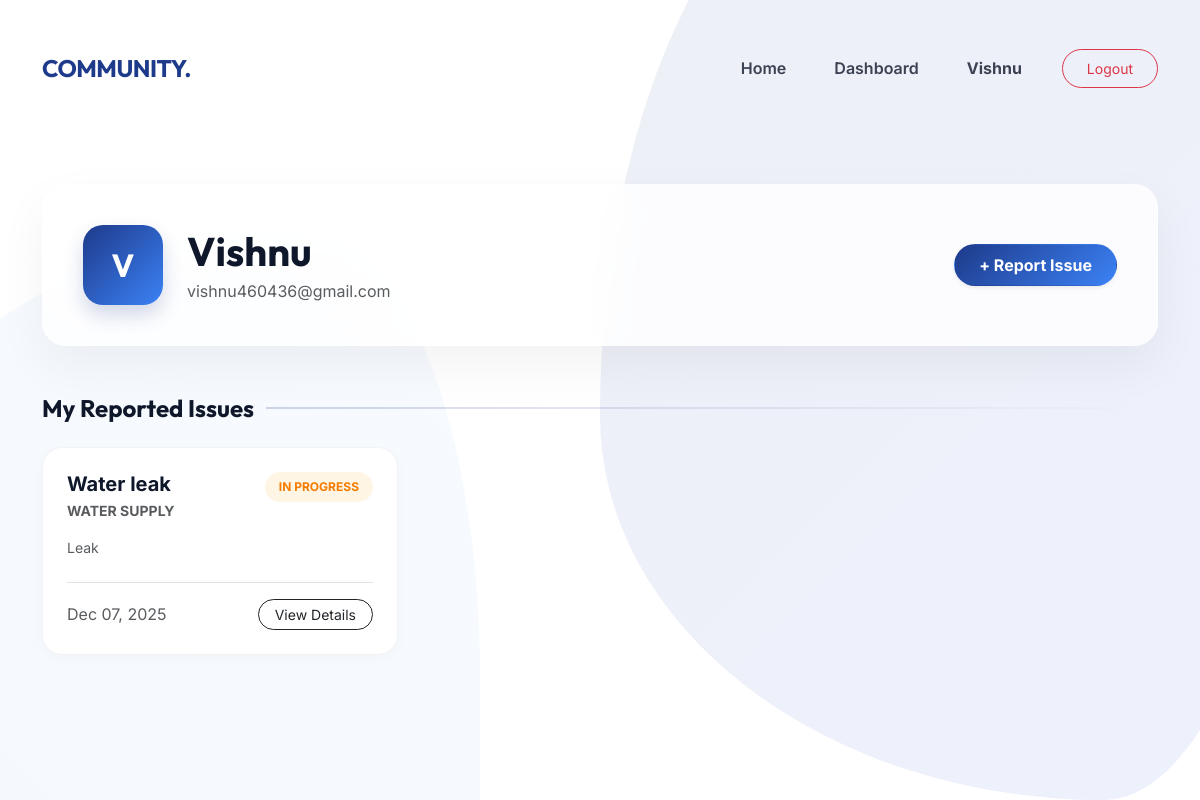
Screenshot of /profile/ (signed in) with the database file from the repository.
### userapp/models.py (models this page shows, shortened)
class CustomUser(AbstractUser):
    ROLE_CHOICES = (
        ('admin', 'Admin'),
        ('user', 'User'),
    )
    role = models.CharField(
        max_length=10,
        choices=ROLE_CHOICES,
        default='user'
    )

class IssueReport(models.Model):
    CHOICE = [
        ('pwd', 'Road Issue / PWD'),
        ('water', 'Water Authority'),
        ('kseb', 'Electricity / KSEB'),
        ('police', 'Police Station'),
        ('other', 'Other'),
    ]
    user = models.ForeignKey(CustomUser, on_delete=models.CASCADE)
    title = models.CharField(max_length=200)
    category = models.CharField(max_length=100, choices=CHOICE, null=True, blank=True)
    latitude = models.FloatField(null=True, blank=True)
    longitude = models.FloatField(null=True, blank=True)
    address = models.CharField(max_length=255, null=True, blank=True)
    contry = models.CharField(max_length=100,  null=True, blank=True)
    state = models.CharField(max_length=100, null=True, blank=True)
    city = models.CharField(max_length=100, null=True, blank=True)
    landmark = models.CharField(max_length=255, null=True, blank=True)
    status = models.CharField(max_length=50,
                              choices=[('Open', 'Open'), ('In Progress', 'In Progress'), ('Closed', 'Closed')],
                             default='Open')
    description = models.TextField()
    image = models.ImageField(upload_to='issue_images/', blank=True, null=True)
    created_at = models.DateTimeField(auto_now_add=True)

### userapp/permission.py (the view)
    def wrapper(request, *args, **kwargs):
        if not request.user.is_authenticated:
            return redirect("/login/")
        return view_func(request, *args, **kwargs)

### userapp/permission.py (called while the page is built)
def login_required(view_func):
    def wrapper(request, *args, **kwargs):
        if not request.user.is_authenticated:
            return redirect("/login/")
        return view_func(request, *args, **kwargs)
    return wrapper

### userapp/views.py (called while the page is built)
@login_required
def profile(request):
    issues = IssueReport.objects.filter(user=request.user).order_by('-created_at')
    return render(request, 'userapp/profile.html', {'issues': issues})

### userapp/templates/userapp/profile.html (shortened to what this page needs)
{% load static %}
<!DOCTYPE html>
<html lang="en">
<head>
    <link href="https://cdn.jsdelivr.net/npm/bootstrap@5.3.2/dist/css/bootstrap.min.css" rel="stylesheet">
</head>
<body>
    <div class="bg-curves">
        <div class="bg-shape-1"></div>
    </div>
    <nav class="navbar navbar-expand-lg">
        <div class="container">
            <a class="navbar-brand" href="/">COMMUNITY<span>.</span></a>
            <div class="navbar" id="navMain">
                <ul class="navbar-nav ms-auto align-items-center">
                    <li class="nav-item"><a class="nav-link" href="/">Home</a></li>
                    {% if user.is_staff or user.is_superuser or user.role == 'admin' %}
                    <li class="nav-item"><a class="nav-link" href="/admin-dashboard/">Dashboard</a></li>
                    {% endif %}
                    <li class="nav-item"><a class="nav-link fw-bold" href="/profile/">{{ user.username }}</a></li>
                    <li class="nav-item ms-lg-3"><a href="/logout/"
                            class="btn btn-sm btn-outline-danger px-4 py-2 rounded-pill">Logout</a></li>
                </ul>
            </div>
        </div>
    </nav>
    <main class="container my-5">
        <div class="profile-card d-flex flex-column flex-md-row align-items-center gap-4">
            <div class="user-avatar">{{ user.username|make_list|first|upper }}</div>
            <div class="text-center text-md-start">
                <h1 class="fw-bold mb-1" style="font-family:var(--font-heading);">{{ user.username }}</h1>
                <p class="text-muted mb-0">{{ user.email }}</p>
            </div>
            <div class="ms-md-auto">
                <a href="/report-issue/" class="btn shadow-sm text-white rounded-pill px-4 py-2"
                    style="background:linear-gradient(135deg,var(--primary),var(--secondary)); text-decoration:none; font-weight:700;">+
                    Report Issue</a>
            </div>
        </div>
        <section>
            <h3 class="section-title">My Reported Issues</h3>
            <div class="row row-cols-1 row-cols-md-2 row-cols-lg-3 g-4">
                {% for issue in issues %}
                <div class="col">
                    <div class="issue-card d-flex flex-column">
                        <div class="d-flex justify-content-between align-items-start mb-3">
                            <div>
                                <h5 class="fw-bold mb-1 text-truncate" style="max-width:150px;">{{ issue.title }}</h5>
                                <div class="text-muted small text-uppercase fw-bold">{{ issue.get_category_display }}
                                </div>
                            </div>
                            {% if issue.status == "Open" %}
                            <span class="status-badge bg-premium-blue">Open</span>
                            {% elif issue.status == "In Progress" %}
                            <span class="status-badge bg-premium-orange">In Progress</span>
                            {% else %}
                            <span class="status-badge bg-premium-green">Closed</span>
                            {% endif %}
                        </div>
                        <p class="text-muted small mb-4 flex-grow-1">{{ issue.description|truncatewords:20 }}</p>
                        <div class="d-flex justify-content-between align-items-center mt-auto border-top pt-3">
                            <span class="text-muted extra-small">{{ issue.created_at|date:"M d, Y" }}</span>
                            <a href="/issue/{{ issue.id }}/" class="btn btn-sm btn-outline-dark rounded-pill px-3">View
                                Details</a>
                        </div>
                    </div>
                </div>
                {% endfor %}
            </div>
        </section>
    </main>
</body>
</html>

### userapp/templates/userapp/profile.html (style rules this page uses)
:root { --primary: #1e3a8a; --secondary: #3b82f6; --dark: #0f172a; --light: #f8fafc; --white: #ffffff; --font-main: 'Inter', sans-serif; --font-heading: 'Outfit', sans-serif; }
body { font-family: var(--font-main); color: var(--dark); background-color: var(--white); overflow-x: hidden; margin: 0; padding: 0; min-height: 100vh; }
.bg-curves { position: fixed; top: 0; right: 0; width: 100%; height: 100vh; z-index: -1; overflow: hidden; }
.bg-shape-1 { position: absolute; top: -20%; right: -10%; width: 60%; height: 120%; background: linear-gradient(135deg, #1e3a8a, #1d4ed8); border-radius: 40% 60% 30% 70% / 60% 30% 70% 40%; opacity: 0.08; animation: drift 20s infinite alternate ease-in-out; }
.navbar { padding: 1.5rem 0; background: transparent !important; transition: all 0.3s ease; }
.navbar-brand { font-family: var(--font-heading); font-weight: 700; font-size: 1.5rem; color: var(--primary) !important; letter-spacing: -0.02em; }
.nav-link { font-weight: 600; color: var(--dark) !important; margin: 0 1rem; opacity: 0.8; transition: 0.3s; }
.profile-card { background: rgba(255, 255, 255, 0.8); backdrop-filter: blur(20px); border-radius: 24px; padding: 2.5rem; box-shadow: 0 20px 50px rgba(0, 0, 0, 0.05); border: 1px solid rgba(255, 255, 255, 0.5); margin-bottom: 3rem; }
.user-avatar { width: 80px; height: 80px; border-radius: 20px; background: linear-gradient(135deg, var(--primary), var(--secondary)); color: white; display: flex; align-items: center; justify-content: center; font-family: var(--font-heading); font-weight: 700; font-size: 2rem; box-shadow: 0 10px 20px rgba(30, 58, 138, 0.2); }
.issue-card { background: var(--white); border-radius: 20px; border: 1px solid rgba(0, 0, 0, 0.05); box-shadow: 0 4px 15px rgba(0, 0, 0, 0.02); transition: all 0.3s ease; height: 100%; overflow: hidden; padding: 1.5rem; }
.status-badge { font-size: 0.75rem; font-weight: 700; padding: 6px 14px; border-radius: 100px; text-transform: uppercase; }
.bg-premium-orange { background: rgba(255, 152, 0, 0.1); color: #f57c00; }
.section-title { font-family: var(--font-heading); font-weight: 700; font-size: 1.5rem; margin-bottom: 1.5rem; display: flex; align-items: center; gap: 12px; }
.section-title::after { content: ''; height: 2px; flex-grow: 1; background: linear-gradient(to right, rgba(30, 58, 138, 0.2), transparent); }

### rows the page displays
CustomUser: username "Vishnu", username|make_list "V", email "vishnu460436@gmail.com"
IssueReport: title "Water leak", category "WATER SUPPLY", status "IN PROGRESS", description "Leak", created_at "Dec 07, 2025"
